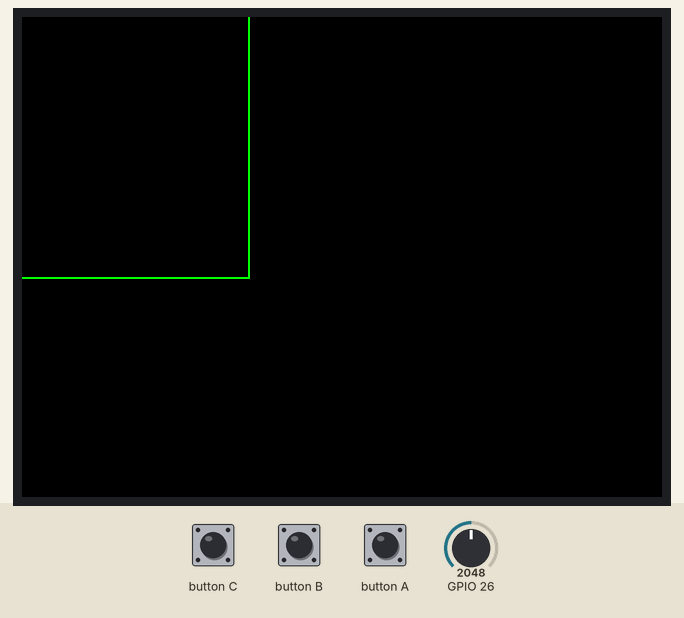
Recording of a program running on a simulated ESP32. Parts: 320×240 colour display. Inputs (shaded band) come from the test bench; at power-on: GPIO 26 = 2048 (analog values on the 0–4095 scale).

Above: at 2.4 s.
2.5 s: GPIO 26 set to 2866
5.5 s: button C pressed for 0.15 s
At 5.78 s:
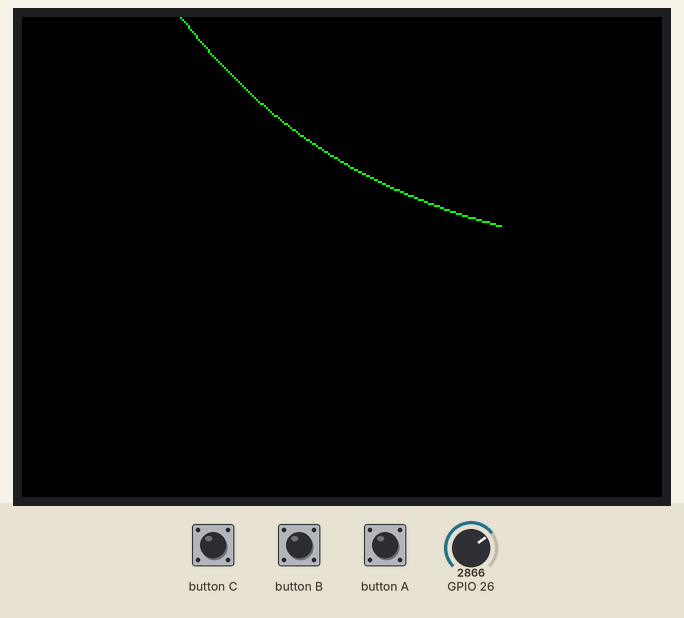
6.2 s: button B pressed for 0.15 s
At 6.76 s:
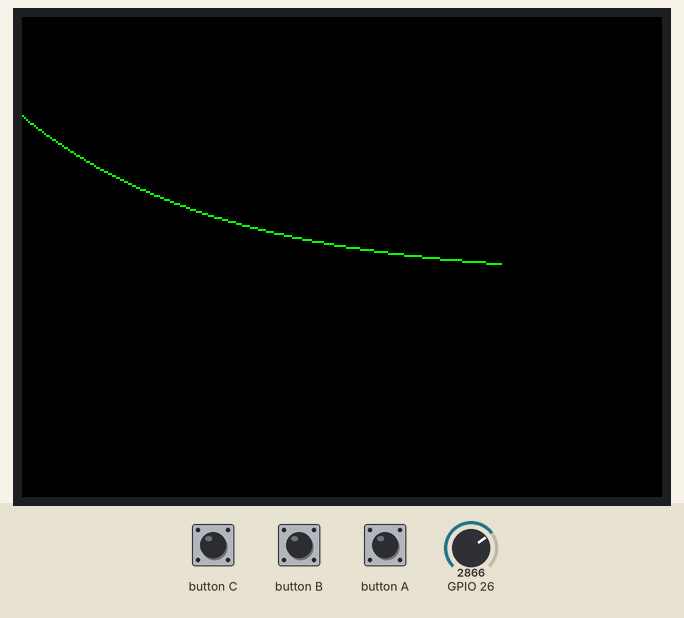
6.9 s: GPIO 26 set to 3603
At 7.24 s:
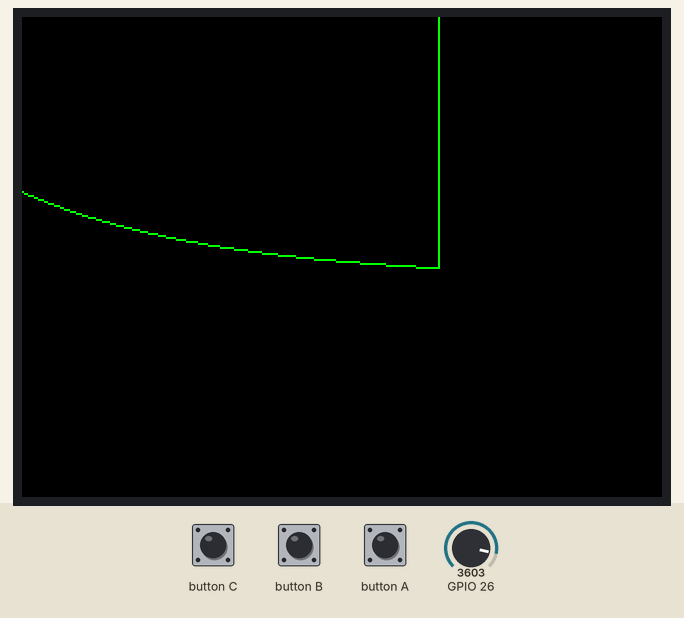
8.6 s: button C pressed for 1 s
At 9.87 s:
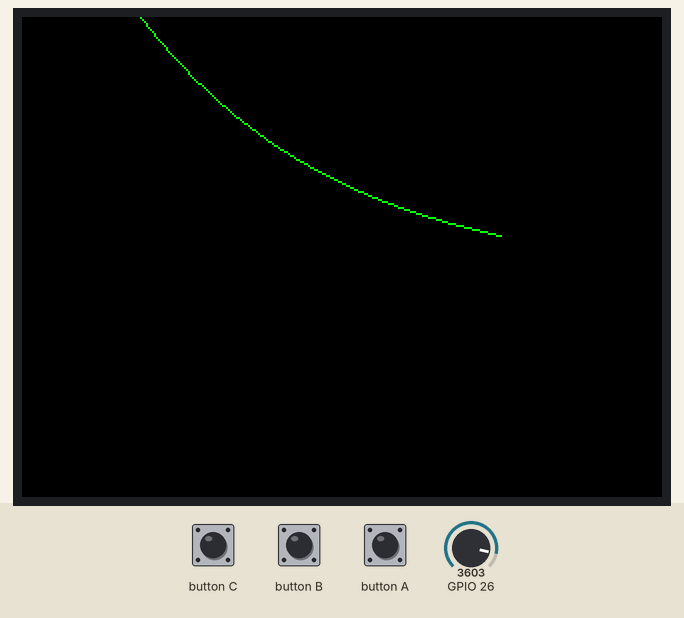
10.2 s: button B pressed for 1 s
At 10.61 s:
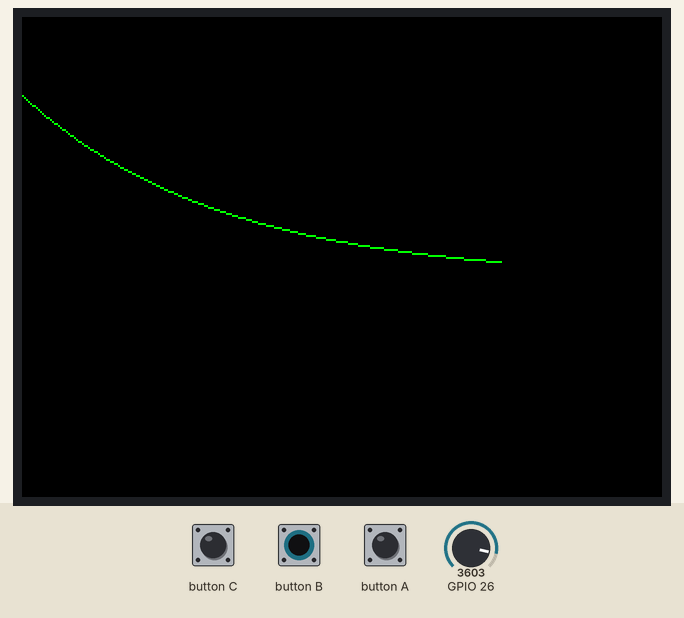
Timing chart, 0 to 12.8 s (numbered marks = the images above; inputs shaded):
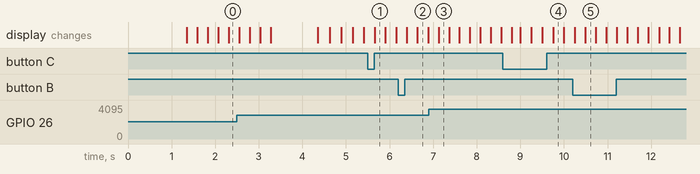

The program:

main.cpp
```cpp
#include <Arduino.h>
#include <M5Unified.h>

M5Canvas canvas(&M5.Display);

#define BUFFER_MAX (240)
volatile float buffer[BUFFER_MAX];
volatile float mid = 0.0f;

static void ReadTask(void *parameter) {
    TickType_t xLastWakeTime;
    const TickType_t xFrequency = 1 / portTICK_PERIOD_MS; // 1ms
    int c = 0;
    float f = 0;
    while (1) {
      int r = analogRead(26);
      mid += (r - mid) * 0.005f;
      if (c++ % 2 == 0) {
        f = abs(r - mid) / 200.0f;
      }
      else {
        for (int i = 0; i < BUFFER_MAX-1; i++) {
          buffer[i] = buffer[i+1];
        }
        float f2 = abs(r - mid) / 100.0f;
        if (f2 > f) {
          buffer[BUFFER_MAX-1] = f2;
        }
        else {
          buffer[BUFFER_MAX-1] = f;
        }
      }

      xTaskDelayUntil( &xLastWakeTime, xFrequency );
    }
}

void setup() {
  auto cfg = M5.config();
  M5.begin(cfg);
  M5.Lcd.setTextColor(TFT_WHITE);
  M5.Lcd.setTextSize(2);
  M5.Lcd.clearDisplay(TFT_BLACK);
  M5.Lcd.setRotation(1);
  M5.Lcd.setCursor(0, 0);
  M5.Lcd.printf("Piezo Test");
  delay(1000);
  canvas.createSprite(M5.Display.width(), M5.Display.height());
  canvas.setTextSize(2);
  pinMode(26, INPUT);
  analogReadResolution(12);
  analogSetAttenuation(ADC_11db);

  xTaskCreatePinnedToCore(ReadTask, "ReadTask", 4096, nullptr, 1, NULL, 0);
}

float buffer2[BUFFER_MAX];
void loop() {
  M5.update();
  canvas.clear(TFT_BLACK);
  for (int i = 0; i < BUFFER_MAX; i++) {
    buffer2[i] = buffer[i];
  }
  int d0 = 130 - (int)(buffer2[0] * 130.0f);
  for (int i = 1; i < BUFFER_MAX; i++) {
    int d1 = 130 - (int)(buffer2[i] * 130.0f);
    canvas.drawLine(i-1, d0, i, d1, TFT_GREEN);
    d0 = d1;
  }
  canvas.pushSprite(0, 0);
  delay(10);
}
```
